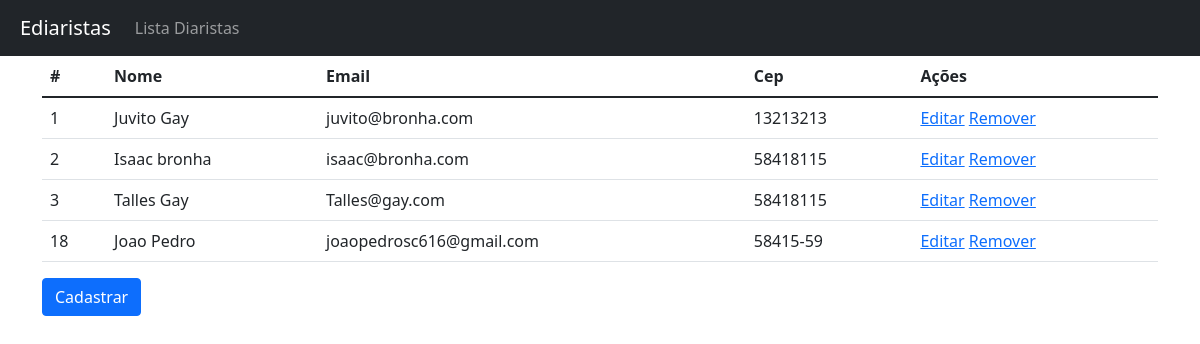
The app's page /web/listar_diaristas, older data.
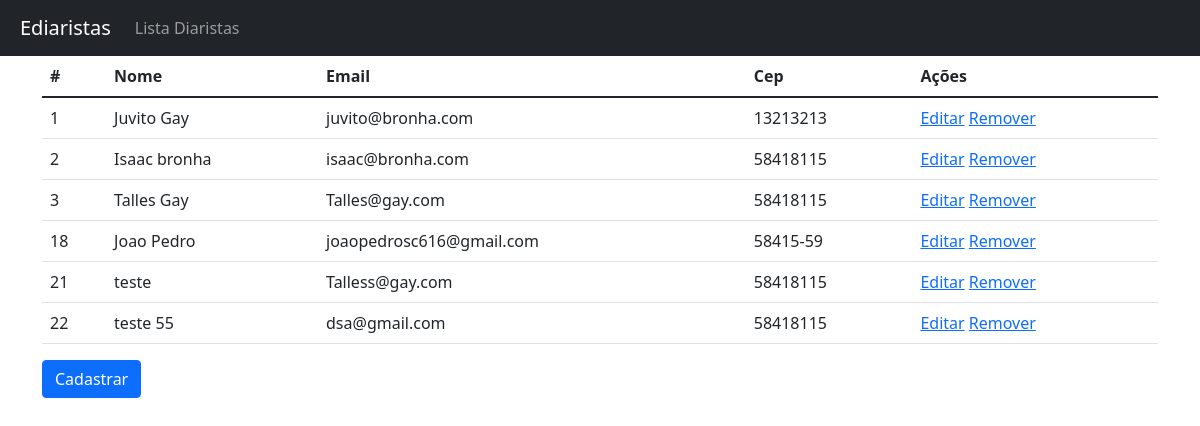
The same page, newer data.
### web/models.py (models this page shows)
class Diarista(models.Model):
    nome_completo = models.CharField(max_length=100, null=False, blank=False)
    cpf = models.CharField(max_length=11, null=False, blank=False, unique=True)
    email = models.EmailField(null=False, blank=False, unique=True)
    telefone = models.CharField(max_length=11, null=False, blank=False)
    logradouro = models.CharField(max_length=60, null=False, blank=False)
    numero = models.IntegerField(null=False, blank=False)
    bairro = models.CharField(max_length=30, null=False, blank=False)
    complemento = models.CharField(max_length=100, null=False, blank=True)
    cep = models.CharField(max_length=8, null=False, blank=False)
    estado = models.CharField(max_length=2, null=False, blank=False)
    cidade = models.CharField(max_length=30, null=False, blank=True)
    codigo_ibge = models.IntegerField(null=False, blank=False)
    foto_usuario = models.ImageField(null=False)

### web/views.py (the view)
# urls.py: path('listar_diaristas', listar_diaristas, name='listar_diaristas'),
def listar_diaristas(request):
    diarista = Diarista.objects.all()
    return render(request, 'lista_diaristas.html',{'diaristas': diarista})

### web/templates/lista_diaristas.html
{%extends 'base.html'%}
{%load easy_mask%}
{%block conteudo%}
<table class="table">
  <thead>
  <tr>
    <th>#</th>
    <th>Nome</th>
    <th>Email</th>
    <th>Cep</th>
    <th>Ações</th>
  </tr>
  </thead>
  <tbody>
    {% for diarista in diaristas %}
      <tr>
        <td>{{diarista.id}}</td>
        <td>{{diarista.nome_completo}}</td>
        <td>{{diarista.email}}</td>
        <td>{{diarista.cep|cep}}</td>
        <td>
            <a href="{% url 'editar_diarista' diarista.id %}">Editar</a>
            <a href="{% url 'remover_diarista' diarista.id %}">Remover</a>
        </td>
      </tr>
    {% endfor %}
  </tbody>
</table>
<a href="http://127.0.0.1:8000/web/cadastrar_diarista" class="btn btn-primary">Cadastrar</a>
{%endblock conteudo%}

Row changes from the older to the newer data that the page shows:
added Diarista: id "21", nome_completo "teste", email "Talless@gay.com", cep|cep "58418115"
added Diarista: id "22", nome_completo "teste 55", email "dsa@gmail.com", cep|cep "58418115"
